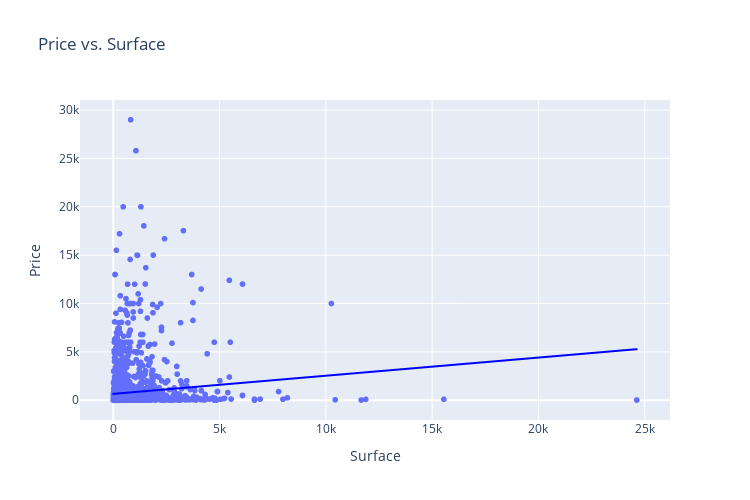

Write notebook code for a chart like this one.
### Code cell
fig = px.scatter(DFnew,
                 x = 'Surface',
                 y = 'price',
                 title = "Price vs. Surface")

fig.update_layout(yaxis_title = "Price",
                  height = 500,
                  width = 750)

DFnew['w'] = DFnew['Surface']
DFnew['y'] = LM.coef_*DFnew['w']+LM.intercept_
DFnew = DFnew.sort_values('w')

fig.add_trace(
    px.line(DFnew, x='w', y='y',color_discrete_sequence=['blue']).data[0]
)

fig.show()

### Figure 1 — Plotly figure (JSON) as saved in the notebook; plotly's stock layout.template omitted (floating-point values rounded to 4 significant figures; data arrays with more than 128 entries replaced by an {"elided": "..."} marker saying what was removed)
{"data": [{"hovertemplate": "Surface=%{x}<br>price=%{y}<extra></extra>", "legendgroup": "", "marker": {"color": "#636efa", "symbol": "circle"}, "mode": "markers", "name": "", "showlegend": false, "type": "scattergl", "x": {"elided": "3217 float values"}, "xaxis": "x", "y": {"elided": "3217 float values"}, "yaxis": "y"}, {"hovertemplate": "w=%{x}<br>y=%{y}<extra></extra>", "legendgroup": "", "line": {"color": "blue", "dash": "solid"}, "marker": {"symbol": "circle"}, "mode": "lines", "name": "", "showlegend": false, "type": "scattergl", "x": {"elided": "3217 float values"}, "xaxis": "x", "y": {"elided": "3217 float values"}, "yaxis": "y"}], "layout": {"height": 500, "legend": {"tracegroupgap": 0}, "title": {"text": "Price vs. Surface"}, "width": 750, "xaxis": {"anchor": "y", "autorange": true, "domain": [0, 1], "range": [-1564.0, 26190.0], "title": {"text": "Surface"}, "type": "linear"}, "yaxis": {"anchor": "x", "autorange": true, "domain": [0, 1], "range": [-2041.0, 31040.0], "title": {"text": "Price"}, "type": "linear"}}}
